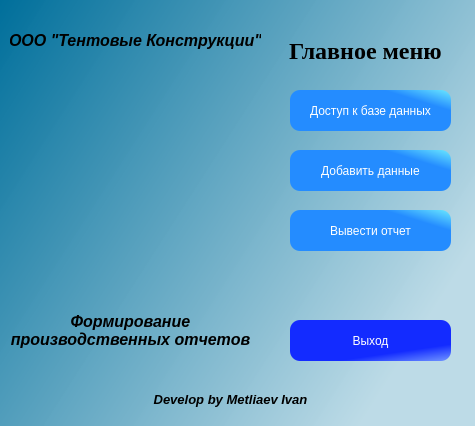
<?xml version="1.0" encoding="UTF-8"?>
<ui version="4.0">
 <class>MainWindow</class>
 <widget class="QMainWindow" name="MainWindow">
  <property name="geometry">
   <rect>
    <x>0</x>
    <y>0</y>
    <width>475</width>
    <height>426</height>
   </rect>
  </property>
  <property name="minimumSize">
   <size>
    <width>475</width>
    <height>426</height>
   </size>
  </property>
  <property name="maximumSize">
   <size>
    <width>475</width>
    <height>426</height>
   </size>
  </property>
  <property name="windowTitle">
   <string>Управление производственными отчетами</string>
  </property>
  <property name="styleSheet">
   <string notr="true">QWidget#centralwidget{
     background:qlineargradient(spread:pad, x1:0, y1:0, x2:1, y2:0.574, stop:0 rgba(0, 111, 155, 255), stop:1 rgba(187, 218, 230, 248));
}</string>
  </property>
  <widget class="QWidget" name="centralwidget">
   <widget class="QPushButton" name="access_to_bdButton">
    <property name="geometry">
     <rect>
      <x>290</x>
      <y>90</y>
      <width>161</width>
      <height>41</height>
     </rect>
    </property>
    <property name="styleSheet">
     <string notr="true">QPushButton{
     background-color: qlineargradient(spread:pad, x1:0.75, y1:0.204545, x2:1, y2:0, stop:0 rgba(36, 140, 255, 255), stop:1 rgba(106, 232, 255, 255));
     border-style: outset;
     border-radius: 10px;
     font: 10pt &quot;Times New Roman&quot;;
	 color:white;
 }

QPushButton:hover{
     background-color:qlineargradient(spread:pad, x1:0, y1:0, x2:1, y2:0, stop:0 rgba(0, 171, 0, 255), stop:1 rgba(255, 255, 255, 255));
     border-style: inset;
     font: 12pt &quot;Times New Roman&quot;;
	 color:black;
 }</string>
    </property>
    <property name="text">
     <string>Доступ к базе данных</string>
    </property>
   </widget>
   <widget class="QPushButton" name="add_dataButton">
    <property name="geometry">
     <rect>
      <x>290</x>
      <y>150</y>
      <width>161</width>
      <height>41</height>
     </rect>
    </property>
    <property name="styleSheet">
     <string notr="true">QPushButton{
     background-color: qlineargradient(spread:pad, x1:0.75, y1:0.204545, x2:1, y2:0, stop:0 rgba(36, 140, 255, 255), stop:1 rgba(106, 232, 255, 255));
     border-style: outset;
     border-radius: 10px;
     font: 10pt &quot;Times New Roman&quot;;
	 color:white;
 }

QPushButton:hover{
     background-color:qlineargradient(spread:pad, x1:0, y1:0, x2:1, y2:0, stop:0 rgba(0, 171, 0, 255), stop:1 rgba(255, 255, 255, 255));
     border-style: inset;
     font: 12pt &quot;Times New Roman&quot;;
	 color:black;
 }</string>
    </property>
    <property name="text">
     <string>Добавить данные</string>
    </property>
   </widget>
   <widget class="QPushButton" name="reportButton">
    <property name="geometry">
     <rect>
      <x>290</x>
      <y>210</y>
      <width>161</width>
      <height>41</height>
     </rect>
    </property>
    <property name="styleSheet">
     <string notr="true">QPushButton{
     background-color: qlineargradient(spread:pad, x1:0.75, y1:0.204545, x2:1, y2:0, stop:0 rgba(36, 140, 255, 255), stop:1 rgba(106, 232, 255, 255));
     border-style: outset;
     border-radius: 10px;
     font: 12pt &quot;Times New Roman&quot;;
	 color:white;
 }

QPushButton:hover{
     background-color:qlineargradient(spread:pad, x1:0, y1:0, x2:1, y2:0, stop:0 rgba(0, 171, 0, 255), stop:1 rgba(255, 255, 255, 255));
     border-style: inset;
     font: 14pt &quot;Times New Roman&quot;;
	 color:black;
 }</string>
    </property>
    <property name="text">
     <string>Вывести отчет</string>
    </property>
   </widget>
   <widget class="QLabel" name="label">
    <property name="geometry">
     <rect>
      <x>280</x>
      <y>30</y>
      <width>171</width>
      <height>41</height>
     </rect>
    </property>
    <property name="font">
     <font>
      <family>Times New Roman</family>
      <pointsize>18</pointsize>
      <weight>75</weight>
      <bold>true</bold>
     </font>
    </property>
    <property name="text">
     <string>Главное меню</string>
    </property>
    <property name="alignment">
     <set>Qt::AlignCenter</set>
    </property>
   </widget>
   <widget class="QPushButton" name="canselButton">
    <property name="geometry">
     <rect>
      <x>290</x>
      <y>320</y>
      <width>161</width>
      <height>41</height>
     </rect>
    </property>
    <property name="styleSheet">
     <string notr="true">QPushButton{
     background-color: qlineargradient(spread:pad, x1:0.823864, y1:0.693, x2:1, y2:1, stop:0 rgba(19, 43, 255, 255), stop:1 rgba(113, 149, 255, 255));
     border-style: outset;
     border-radius: 10px;
     font: 14pt &quot;Times New Roman&quot;;
	 color:white;
 }

QPushButton:hover{
     background-color:qlineargradient(spread:reflect, x1:0, y1:0.261, x2:0.989, y2:0, stop:0.267045 rgba(255, 0, 0, 255), stop:1 rgba(255, 255, 255, 255));
     border-style: inset;
     font: 18pt &quot;Times New Roman&quot;;
	 color:black;
 }</string>
    </property>
    <property name="text">
     <string>Выход</string>
    </property>
   </widget>
   <widget class="QLabel" name="label_develop">
    <property name="geometry">
     <rect>
      <x>10</x>
      <y>379</y>
      <width>441</width>
      <height>41</height>
     </rect>
    </property>
    <property name="font">
     <font>
      <family>MS Sans Serif</family>
      <pointsize>10</pointsize>
      <weight>75</weight>
      <italic>true</italic>
      <bold>true</bold>
     </font>
    </property>
    <property name="text">
     <string>Develop by Metliaev Ivan</string>
    </property>
    <property name="alignment">
     <set>Qt::AlignCenter</set>
    </property>
   </widget>
   <widget class="QLabel" name="logo">
    <property name="geometry">
     <rect>
      <x>310</x>
      <y>370</y>
      <width>51</width>
      <height>51</height>
     </rect>
    </property>
    <property name="minimumSize">
     <size>
      <width>30</width>
      <height>30</height>
     </size>
    </property>
    <property name="styleSheet">
     <string notr="true">image:url(:/logo/logo/35th Parallel-logos1.png);
</string>
    </property>
    <property name="text">
     <string/>
    </property>
   </widget>
   <widget class="QLabel" name="label_3">
    <property name="geometry">
     <rect>
      <x>30</x>
      <y>70</y>
      <width>201</width>
      <height>211</height>
     </rect>
    </property>
    <property name="font">
     <font>
      <family>Times New Roman</family>
      <pointsize>18</pointsize>
      <weight>75</weight>
      <bold>true</bold>
     </font>
    </property>
    <property name="text">
     <string/>
    </property>
    <property name="pixmap">
     <pixmap resource="../images/images_store.qrc">:/logo/logo/tentlogo1.png</pixmap>
    </property>
    <property name="scaledContents">
     <bool>true</bool>
    </property>
    <property name="alignment">
     <set>Qt::AlignCenter</set>
    </property>
   </widget>
   <widget class="QLabel" name="label_4">
    <property name="geometry">
     <rect>
      <x>10</x>
      <y>300</y>
      <width>241</width>
      <height>61</height>
     </rect>
    </property>
    <property name="font">
     <font>
      <family>MS Sans Serif</family>
      <pointsize>12</pointsize>
      <weight>75</weight>
      <italic>true</italic>
      <bold>true</bold>
     </font>
    </property>
    <property name="styleSheet">
     <string notr="true">font: 75 bold italic 12pt &quot;MS Sans Serif&quot;;</string>
    </property>
    <property name="text">
     <string>Формирование производственных отчетов</string>
    </property>
    <property name="alignment">
     <set>Qt::AlignCenter</set>
    </property>
    <property name="wordWrap">
     <bool>true</bool>
    </property>
   </widget>
   <widget class="QLabel" name="label_5">
    <property name="geometry">
     <rect>
      <x>10</x>
      <y>10</y>
      <width>251</width>
      <height>61</height>
     </rect>
    </property>
    <property name="font">
     <font>
      <family>MS Sans Serif</family>
      <pointsize>12</pointsize>
      <weight>75</weight>
      <italic>true</italic>
      <bold>true</bold>
     </font>
    </property>
    <property name="styleSheet">
     <string notr="true">font: 75 bold italic 12pt &quot;MS Sans Serif&quot;;</string>
    </property>
    <property name="text">
     <string>ООО &quot;Тентовые Конструкции&quot;</string>
    </property>
    <property name="alignment">
     <set>Qt::AlignCenter</set>
    </property>
   </widget>
   <widget class="QPushButton" name="optionsButton">
    <property name="geometry">
     <rect>
      <x>430</x>
      <y>380</y>
      <width>41</width>
      <height>41</height>
     </rect>
    </property>
    <property name="toolTip">
     <string>Настройки</string>
    </property>
    <property name="styleSheet">
     <string notr="true">QPushButton{
     background-color: none;
     border-style: none;
     border-radius: 10px;
     font: 10pt &quot;Times New Roman&quot;;
	 color:white;
 }

QPushButton:hover{
     background-color:qlineargradient(spread:pad, x1:0, y1:0, x2:1, y2:0, stop:0 rgba(0, 171, 0, 255), stop:1 rgba(255, 255, 255, 255));
     border-style: inset;
     font: 12pt &quot;Times New Roman&quot;;
	 color:black;
	 border-radius: 18px;
 }</string>
    </property>
    <property name="text">
     <string/>
    </property>
    <property name="icon">
     <iconset resource="../images/images_store.qrc">
      <normaloff>:/icon/options.png</normaloff>:/icon/options.png</iconset>
    </property>
    <property name="iconSize">
     <size>
      <width>50</width>
      <height>50</height>
     </size>
    </property>
   </widget>
  </widget>
 </widget>
 <resources>
  <include location="../images/images_store.qrc"/>
 </resources>
 <connections>
  <connection>
   <sender>canselButton</sender>
   <signal>clicked()</signal>
   <receiver>MainWindow</receiver>
   <slot>close()</slot>
   <hints>
    <hint type="sourcelabel">
     <x>295</x>
     <y>350</y>
    </hint>
    <hint type="destinationlabel">
     <x>189</x>
     <y>200</y>
    </hint>
   </hints>
  </connection>
 </connections>
</ui>
